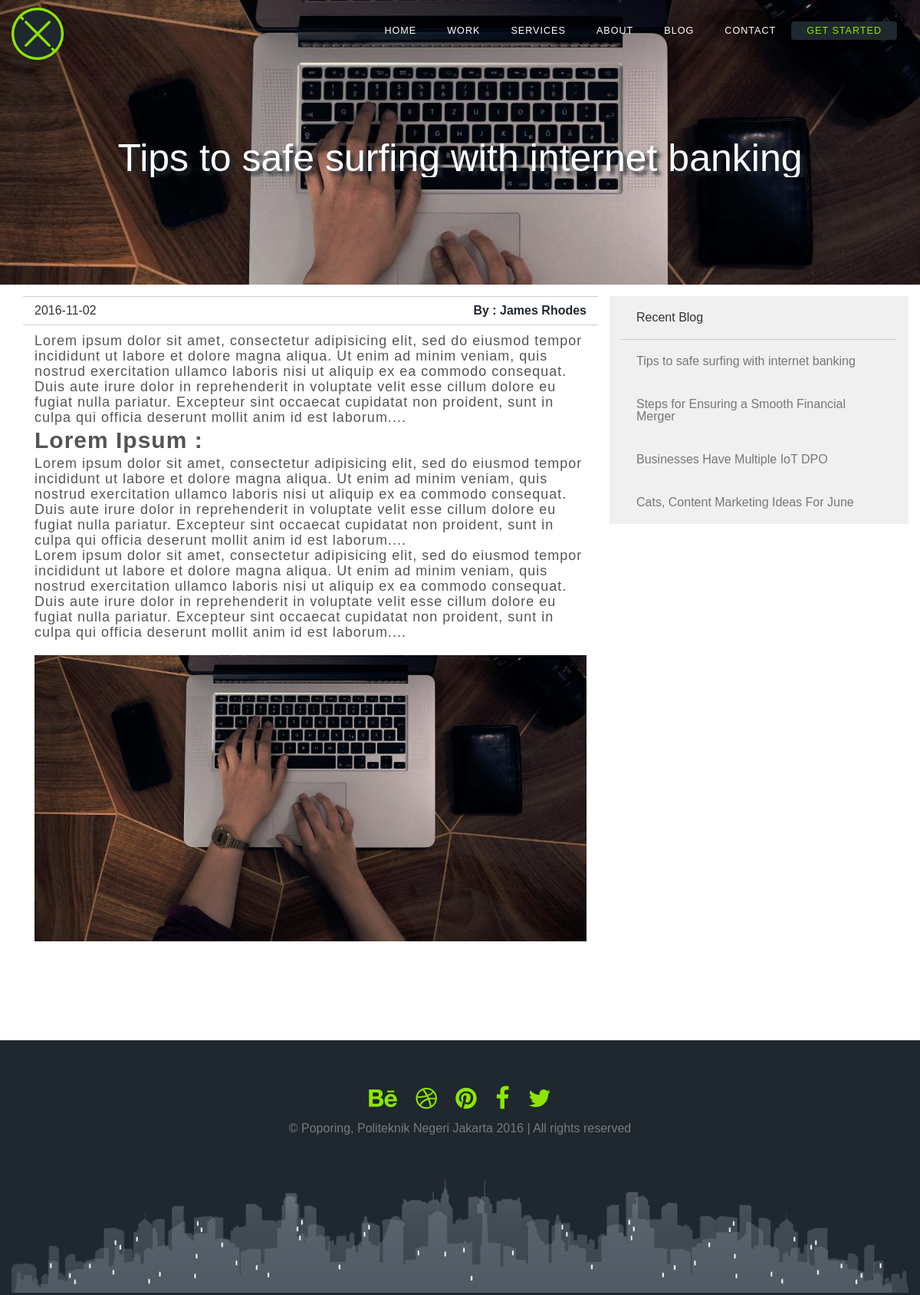
/blog/detail/tips-to-safe-surfing-with-internet-banking, run on the app's committed database.
### tables this page shows
CREATE TABLE `blog` (
  `id_blog` int(11) NOT NULL,
  `unique_title_blog` varchar(255) NOT NULL,
  `date_blog` date NOT NULL,
  `title_blog` varchar(255) NOT NULL,
  `desc_blog` text NOT NULL,
  `author_blog` varchar(25) NOT NULL,
  `images_blog` varchar(100) NOT NULL
);

### application/controllers/pages.php (called while the page is built, shortened)
<?php
class Pages extends CI_Controller {
	public function view($page = 'home') {
        $data['title'] = ucfirst($page);
        switch($page){
            case 'detail-blog';
                $data['pages'] = 'detail_blog';
            break;
      	}
        $this->load->view('masterpages/header', $data);
        $this->load->view('pages/'.$page, $data);
        $this->load->view('masterpages/footer', $data);
	}
}

### index.php (called while the page is built, shortened)
<?php
require_once BASEPATH.'core/CodeIgniter.php';

### application/views/pages/detail-blog.php (the view)
<section class="detail_blog wow fadeInDown" data-wow-duration="1000ms" data-wow-delay="500ms">
	<div class="container-fluid">
		<div class="row">
			<div class="col-xs-12 col-lg-8 blog-page-content">
			<?php
			$uri_title_blog = $this->uri->segment(3);
			$query_blog = $this->db->query("select * from `blog` where `unique_title_blog` = '$uri_title_blog'");
			foreach ($query_blog->result() as $data) {
				?>
				<div class="wrap-blog-page col-xs-12 clear-padding">
						<div class="col-xs-12 date-and-by border-top-date">
							<span class="col-xs-6 date"><?php echo $data->date_blog;?></span>
							<strong class="col-xs-6">By : <?php echo $data->author_blog;?></strong>
						</div>
						<div class="col-xs-12 desc-blog">
							<p>Lorem ipsum dolor sit amet, consectetur adipisicing elit, sed do eiusmod
							tempor incididunt ut labore et dolore magna aliqua. Ut enim ad minim veniam,
							quis nostrud exercitation ullamco laboris nisi ut aliquip ex ea commodo
							consequat. Duis aute irure dolor in reprehenderit in voluptate velit esse
							cillum dolore eu fugiat nulla pariatur. Excepteur sint occaecat cupidatat non
							proident, sunt in culpa qui officia deserunt mollit anim id est laborum....</p>
							<h2>Lorem Ipsum :</h2>
							<p>Lorem ipsum dolor sit amet, consectetur adipisicing elit, sed do eiusmod
							tempor incididunt ut labore et dolore magna aliqua. Ut enim ad minim veniam,
							quis nostrud exercitation ullamco laboris nisi ut aliquip ex ea commodo
							consequat. Duis aute irure dolor in reprehenderit in voluptate velit esse
							cillum dolore eu fugiat nulla pariatur. Excepteur sint occaecat cupidatat non
							proident, sunt in culpa qui officia deserunt mollit anim id est laborum....</p>
							<p>Lorem ipsum dolor sit amet, consectetur adipisicing elit, sed do eiusmod
							tempor incididunt ut labore et dolore magna aliqua. Ut enim ad minim veniam,
							quis nostrud exercitation ullamco laboris nisi ut aliquip ex ea commodo
							consequat. Duis aute irure dolor in reprehenderit in voluptate velit esse
							cillum dolore eu fugiat nulla pariatur. Excepteur sint occaecat cupidatat non
							proident, sunt in culpa qui officia deserunt mollit anim id est laborum....</p>
							<figure class="wrap-images-blog margin-top-20">
							<img src="<?php echo base_url($data->images_blog);?>" />
							</figure>
						</div>
				</div>
				<?php
			}
			?>
			</div>
			<div class="col-xs-12 col-lg-4 recent-blog">
				<div class="title-recent-blog">
					<h2>Recent Blog</h2>
				</div>
				<div class="link-recent-blog">
					<ul>
						<?php
						$query_blog = $this->db->query("select * from `blog` order by id_blog asc limit 0,4");
						foreach ($query_blog->result() as $data) {
							?>
							<li><a href="<?php echo base_url();?>blog/detail/<?php echo $data->unique_title_blog;?>"><?php echo $data->title_blog;?></a></li>
							<?php
						}
						?>
					</ul>
				</div>
			</div>
		</div>
	</div>
</section>

### application/views/masterpages/header.php (shortened to what this page needs)
<!DOCTYPE html>
<html lang="en">
<head>
<link rel="stylesheet" type="text/css" href="<?php echo base_url('assets/css/bootstrap.min.css')?>">
<link rel="stylesheet" type="text/css" href="<?php echo base_url('assets/css/animate.min.css')?>">
<link rel="stylesheet" type="text/css" href="<?php echo base_url('assets/css/prettyPhoto.min.css')?>">
<link rel="stylesheet" type="text/css" href="<?php echo base_url('assets/css/style.min.css')?>">
<link rel="stylesheet" type="text/css" href="<?php echo base_url('assets/css/font-awesome-4.4.0/css/font-awesome.min.css');?>">
</head>
<body>
<?php
if(@$pages === 'home'){
				?>
				<header class="featured">
				<?php
			} elseif(@$pages === 'about') {
				?>
				<header class="featured featured-work">
				<?php
			} elseif(@$pages === 'blog') {
				?>
				<header class="featured featured-work">
				<?php
			} elseif(@$pages === 'services') {
				?>
				<header class="featured featured-work">
				<?php
			} elseif(@$pages === 'work') {
				?>
				<header class="featured featured-work">
				<?php
			} elseif(@$pages === 'contact') {
				?>
				<header class="featured featured-work">
				<?php
			} elseif(@$pages === 'detail_team') {
				?>
				<header class="featured featured-work">
				<?php
			} elseif(@$pages === 'detail_blog'){
				$uri_unique_title = $this->uri->segment(3);
				$query_blog_detail = $this->db->query("select * from `blog` WHERE `unique_title_blog` = '$uri_unique_title'");
				foreach ($query_blog_detail->result() as $data) {
					?>
					<header class="featured featured-blog" style="background: url(<?php echo base_url($data->images_blog);?>);">
					<?php
				}
				?>
				<?php
			} elseif(@$pages === 'start_project'){
				?>
				<header class="featured featured-start">
				<?php
			}
		?>
	<div class="container-fluid">
		<div class="row">
			<div id="brand" class="col-xs-2">
				<a href="<?php echo base_url('home');?>">
					<img src="<?php echo base_url('assets/images/logo-edit.png');?>" />
				</a>
			</div>
			<nav class="col-xs-10 pull-right nav">
				<ul class="menu pull-right">
					<li><a href="<?php echo base_url('home');?>">Home</a></li>
					<li><a href="<?php echo base_url('work');?>">Work</a></li>
					<li><a href="<?php echo base_url('services');?>">Services</a></li>
					<li><a href="<?php echo base_url('about');?>">About</a></li>
					<li><a href="<?php echo base_url('blog');?>">Blog</a></li>
					<li><a href="<?php echo base_url('contact');?>">Contact</a></li>
					<li><a href="<?php echo base_url('start-project');?>" class="unique-menu">Get started</a></li>
				</ul>
			</nav>
		</div>
		<div class="row">
		<?php
			if(@$pages === 'home'){
				?>
				<div class="emblem col-xs-12 text-center">
					<img class="wow fadeInDown" data-wow-duration="1000ms" data-wow-delay="100ms" src="<?php echo base_url('assets/images/emblem1.png');?>" />
					<h1 class="col-xs-12 col-lg-6 col-lg-offset-3 wow fadeInDown" data-wow-duration="1000ms" data-wow-delay="400ms">You are Our Priority</h1>
				</div>
				<?php
			} elseif(@$pages === 'detail_blog'){
				foreach ($query_blog_detail->result() as $data) {
					?>
					<div class="emblem wow fadeInDown" data-wow-duration="1000ms" data-wow-delay="100ms">
						<h2 class="featured-caption-blog text-center"><?php echo $data->title_blog;?></h2>
					</div>
					<?php
				}
			}
		?>
		</div>
	</div>
</header>

### data on the page
blog: images_blog (picture), title_blog "Tips to safe surfing with internet banking", date_blog "2016-11-02", author_blog "James Rhodes"
blog: title_blog "Steps for Ensuring a Smooth Financial Merger"
blog: title_blog "Businesses Have Multiple IoT DPO"
blog: title_blog "Cats, Content Marketing Ideas For June"
